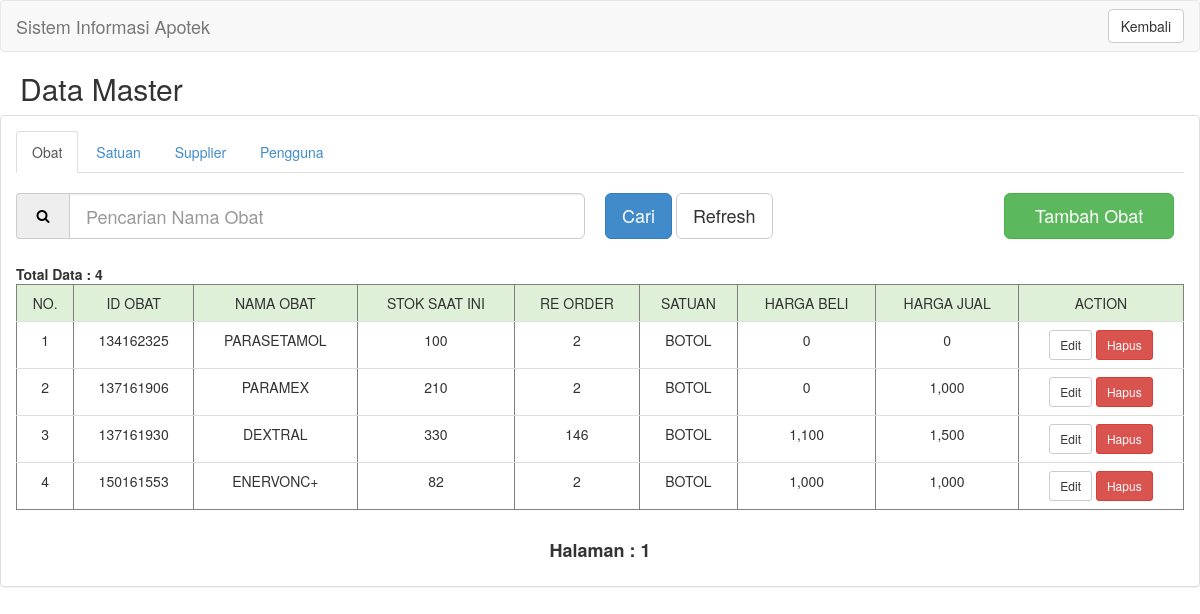
Screenshot of /admin/index.php?contain=master_obat (signed in) with the database file from the repository.
### tables this page shows
CREATE TABLE `obat` (
  `id_obat` int(11) NOT NULL,
  `nama_obat` varchar(50) NOT NULL,
  `id_satuan` int(11) NOT NULL,
  `id_stok` int(11) NOT NULL,
  `harga_beli` int(11) NOT NULL,
  `harga_jual` int(11) NOT NULL
);

CREATE TABLE `stok` (
  `id_stok` int(11) NOT NULL,
  `jumlah_stok` int(11) NOT NULL,
  `rop` int(11) NOT NULL,
  `eoq` int(11) NOT NULL,
  `lead_time` int(11) NOT NULL,
  `used` int(11) NOT NULL
);

CREATE TABLE `satuan` (
  `id_satuan` int(11) NOT NULL,
  `nama_satuan` varchar(50) NOT NULL
);

### admin/contain/master_obat.php (the view, shortened to what this page needs)
<h2 style="margin-left:20px;">Data Master</h2>
<div class="panel panel-default">
  <div class="panel-body">
	<ul class="nav nav-tabs">
	  <li role="presentation" class="active"><a href="index.php?contain=master_obat">Obat</a></li>
	  <li role="presentation"><a href="index.php?contain=master_satuan">Satuan</a></li>
	  <li role="presentation"><a href="index.php?contain=master_supplier">Supplier</a></li>
	  <li role="presentation"><a href="index.php?contain=master_pengguna">Pengguna</a></li>
	</ul>
	<br/>
<?php
if(isset($_POST['edit']))
{
	include "atribut/edit_obat.php";
} else if (isset($_POST['tambah_satuan'])){
	include "atribut/tambah_satuan.php";
} else if (isset($_POST['tambah_obat_satuan'])){
	include "atribut/tambah_obat_satuan.php";
} else {
	include "atribut/tambah_obat.php";
?>
	<?php
		$rs = mysql_query("SELECT COUNT(*) FROM obat") or die("Count query error!");
		list($total) = mysql_fetch_row($rs);
		$total_pages = ceil($total / MAX_REC_PER_PAGE);
		$page = intval(@$_GET["page"]);
		if (0 == $page){
			$page = 1;
		}
		$start = MAX_REC_PER_PAGE * ($page - 1);
		$max = MAX_REC_PER_PAGE;
		$rs = mysql_query("SELECT * FROM obat
							JOIN stok ON obat.id_stok = stok.id_stok
							JOIN satuan ON obat.id_satuan = satuan.id_satuan LIMIT $start, $max ") or die("Query error!");
		echo "<b>Total Data : ".$total."</b>";
	?>
	<table border="1" width="95%" align="center" class="table">
		<thead>
			<td class="success" style="text-align:center;">NO.</td>
			<td class="success" style="text-align:center;">ID OBAT</td>
			<td class="success" style="text-align:center;">NAMA OBAT</td>
			<td class="success" style="text-align:center;">STOK SAAT INI</td>
			<td class="success" style="text-align:center;">RE ORDER</td>
			<td class="success" style="text-align:center;">SATUAN</td>
			<td class="success" style="text-align:center;">HARGA BELI</td>
			<td class="success" style="text-align:center;">HARGA JUAL</td>
			<td class="success" style="text-align:center;">ACTION</td>
		</thead>
		<?php
			$no = 1;
			while ($list = mysql_fetch_assoc($rs)) {
		?>
		<tr>
			<form action="" method="POST">
			<td align="center"><?php echo $no;?></td>
			<td align="center">
				<?php echo $list['id_obat']; ?>
			</td>
			<td align="center">
				<?php echo $list['nama_obat']; ?>
			</td>
			<td align="center">
				<?php echo $list['jumlah_stok']; ?>
			</td>
			<td align="center">
				<?php echo $list['rop']; ?>
			</td>
			<td align="center">
				<?php echo $list['nama_satuan']; ?>
			</td>
			<td align="center">
				<?php echo number_format($list['harga_beli']); ?>
			</td>
			<td align="center">
				<?php echo number_format($list['harga_jual']); ?>
			</td>
			<td align="center">
				<button type='submit' name='edit' class='btn btn-default btn-sm'>Edit</button>
				<button type='submit' onclick="return confirm('Yakin akan menghapus data ini?');" name='hapus' class='btn btn-danger btn-sm'>Hapus</button>
			</td>
			</form>
		</tr>
		<?php
			$no +=1;
			}
		?>
	</table>
	<table border="0" cellpadding="5" align="center">
		<tr>
			<td>
				<h4>
				<strong>Halaman : </strong>
			<?php
				for ($i = 1; $i <= $total_pages; $i++) {
					$txt=$i;
			?>
				<strong><?= $txt ?></strong>
			<?php
				}
			?>
				</h4>
			</td>
		</tr>
	</table>
  </div>
</div>
<?php
}
?>

### admin/index.php (shortened to what this page needs)
<!DOCTYPE html>
<?php
	if(isset($_SESSION['id'])){
?>
<html lang="en">
  <head>
	<link href="../font-awesome/css/font-awesome.min.css" rel="stylesheet" type="text/css">
    <link href="../css/bootstrap.min.css" rel="stylesheet">
  </head>
  <body style="background-color:white;">
	<?php
		switch ((isset($_GET['contain']) ? $_GET['contain'] : '')) {
			case 'master_obat':
				include "navbar/navbar_menu.php";
				include "contain/master_obat.php";
				break;
		}
	?>
  </body>
</html>
<?php
}else{
	echo '<script languange="javascript">alert ("Silahkan login terlebih dahulu")</script>';
	echo '<script languange="javascript">window.location="../index.php"</script>';
}
?>

### admin/navbar/navbar_menu.php (shortened to what this page needs)
<nav class="navbar navbar-default">
  <div class="container-fluid">
    <div class="navbar-header">
      <a class="navbar-brand" href="#">Sistem Informasi Apotek</a>
    </div>
    <div class="collapse navbar-collapse" id="bs-example-navbar-collapse-1">
      <ul class="nav navbar-nav navbar-right">
		<a class="btn btn-default navbar-btn" href="index.php?contain=default" role="button">Kembali</a>
      </ul>
    </div>
  </div>
</nav>

### admin/contain/atribut/tambah_obat.php
<form class="form-horizontal" action="" method="POST">
  <div class="form-group">
	<div class="col-sm-8 col-md-6 col-xs-8">
		<div class="input-group">
			<div class="input-group-addon">
				<span class="fa-stack fa-1x">
					<i class="fa fa-search fa-stack-1x fa-inverse" style="color:black;"></i>
				</span>
			</div>
			<input type="text" class="form-control input-lg" name="pencarian" placeholder="Pencarian Nama Obat" autofocus>
		</div>
	</div>
	<div class="col-sm-4 col-md-4 col-xs-4" style="margin-left:-10px; margin-bottom:10px;" align="left">
		<button type="submit" name="cari" class="btn btn-primary btn-lg">Cari</button>
		<button type="submit" name="refresh" class="btn btn-default btn-lg">Refresh</button>
	</div>
	<div class="col-sm-12 col-md-2 col-xs-12" style="margin-top:0px;" align="right">
		<button type="button" class="btn btn-success btn-lg btn-block" data-toggle="modal" data-target="#ModalTambahSupplier">
		  Tambah Obat
		</button>
	</div>
  </div>
</form>

### rows the page displays
obat: id_obat "134162325", nama_obat "PARASETAMOL", id_stok.jumlah_stok "100", id_stok.rop "2", id_satuan.nama_satuan "BOTOL", harga_beli "0", harga_jual "0"
obat: id_obat "137161906", nama_obat "PARAMEX", id_stok.jumlah_stok "210", id_stok.rop "2", id_satuan.nama_satuan "BOTOL", harga_beli "0", harga_jual "1,000"
obat: id_obat "137161930", nama_obat "DEXTRAL", id_stok.jumlah_stok "330", id_stok.rop "146", id_satuan.nama_satuan "BOTOL", harga_beli "1,100", harga_jual "1,500"
obat: id_obat "150161553", nama_obat "ENERVONC+", id_stok.jumlah_stok "82", id_stok.rop "2", id_satuan.nama_satuan "BOTOL", harga_beli "1,000", harga_jual "1,000"

### other values shown
$total "4"
$txt "1"
